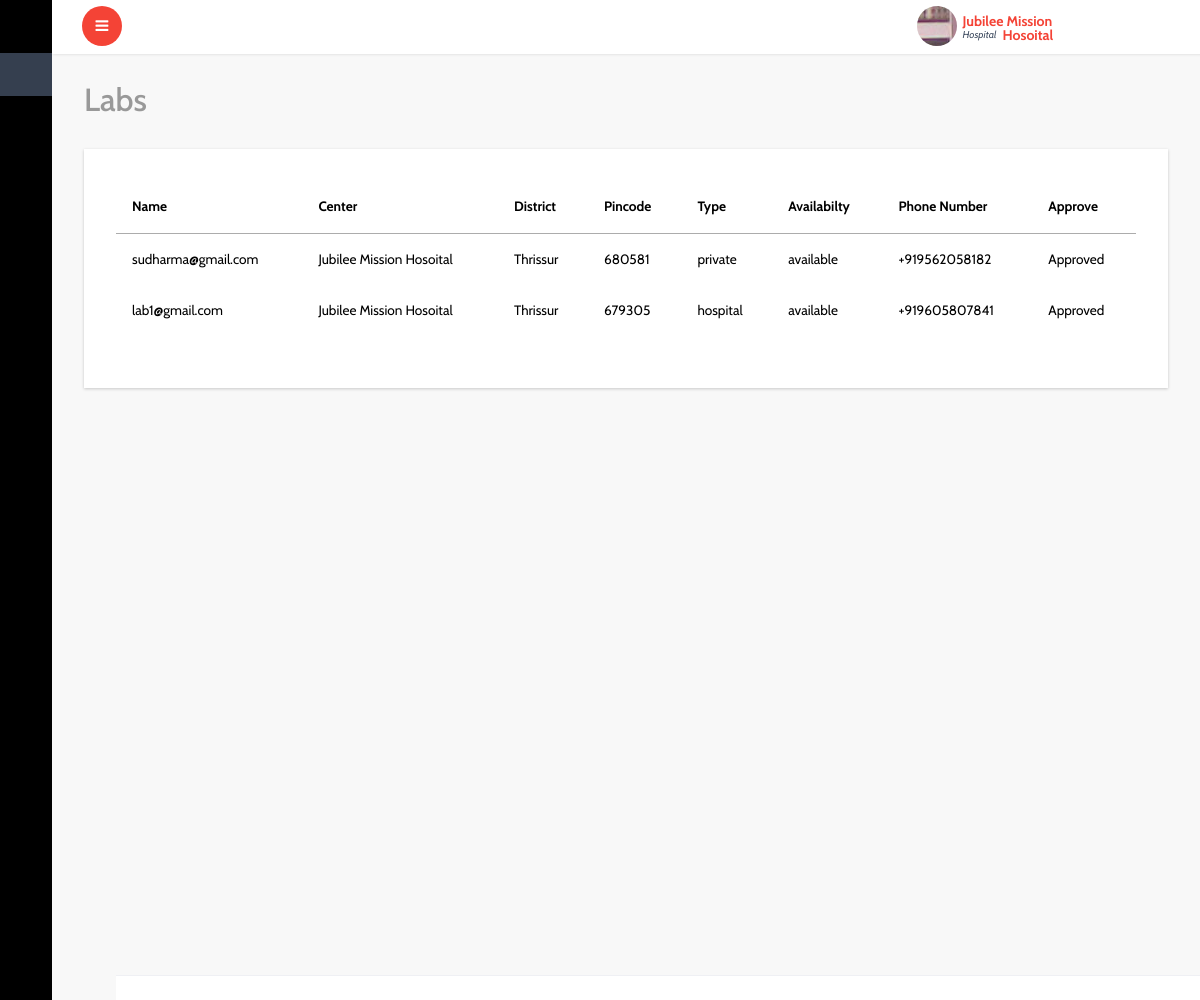
The app's page /view_labs (signed in) with its own data.
### account/models.py (models this page shows)
class Center(models.Model):
    user=models.OneToOneField(User,on_delete=models.CASCADE)
    center_name=models.CharField(max_length=50)
    authority_type=models.CharField(max_length=50,choices=authority_types,default=govermnet)
    center_pincode=models.PositiveIntegerField()
    center_place=models.CharField(max_length=60)
    center_type=models.CharField(max_length=50,choices=ceter_types,)
    center_ideantification_proof=models.FileField(upload_to='center_proof')
    center_phone=PhoneNumberField()
    center_photo=models.ImageField(upload_to='center_photo')
    status_appruval=models.BooleanField(default=False)
    def __str__(self):
        return str(self.center_name)

class Lab(models.Model):
    user=models.OneToOneField(User,on_delete=models.CASCADE,blank=True,null=True)
    lab_name=models.CharField(max_length=50)
    center=models.ForeignKey(Center,on_delete=models.CASCADE,blank=True,null=True)
    loaction=models.CharField(max_length=100,blank=True,null=True)
    lab_district=models.CharField(max_length=40,blank=True,null=True,choices=District_name,default=Thrissur)
    lab_pincode=models.IntegerField()
    lab_type=models.CharField(max_length=30,blank=True,null=True,choices=lab_type)
    lab_certificate=models.FileField(upload_to='lab_certificate')
    lab_avilability=models.CharField(max_length=30,choices=available,default=available)
    phonenumber=PhoneNumberField(blank=True,null=True)
    photo_of_lab=models.ImageField(upload_to='lab_image',default="lab.jpg")
    status_appruval=models.BooleanField(default=False)
    def __str__(self):
        return str(self.center)

### account/views.py (the view)
# urls.py: path('view_labs',views.view_labs,name='view_labs'),
def view_labs(request):
    labs=Lab.objects.filter(center=request.user.center)
    print(labs)
    return render(request,'hospital/view_labs.html',{'labs':labs})

### templates/hospital/view_labs.html
{% extends 'dashboard/index.html' %}
{% block content %}
{% if labs %}
			<div id="page-wrapper">
				<div class="graphs">
					<h3 class="blank1">Labs </h3>
					 <div class="xs tabls">
						<div class="bs-example4" data-example-id="contextual-table">
                            <table class="table">
                                <thead><thead>
                                    <tr>
                                      <th>Name</th>
                                      <th>Center</th>
                                      <th>District</th>
                                      <th>Pincode</th>
                                      <th>Type</th>
                                      <th>Availabilty</th>
                                      <th>Phone Number</th>
                                      <th>Approve</th>
                                    </tr>
                                </thead>
                                <tbody>
                                    {% for l in labs %}
                                    <tr>
                                        <td>{{l.user}}</td>
                                        <td>{{l.center}}</td>
                                       <td>{{l.lab_district}}</td>
                                       <td>{{l.lab_pincode}}</td>
                                       <td>{{l.lab_type}}</td>
                                       <td>{{l.lab_avilability}}</td>
                                       <td>{{l.phonenumber}}</td>
                                       {% if l.status_appruval == True %}
                                       <td>Approved</td>
                                       {% else %}
                                       <td><a href="{% url 'approve_lab' l.id %}">Approve</a></td>
                                       {% endif %}
                                    </tr>
                                    {% endfor %}
                                </tbody>
                                    </table>
                                    {% else %}
                                    <h2>No Labs</h2>
                                    {% endif %}
		{% endblock %}

### templates/dashboard/header.html (shortened to what this page needs)
<html lang="en">
<head>
</head>
<body>
		<div class="main-content">
			<div class="header-section">
			<a class="toggle-btn  menu-collapsed"><i class="fa fa-bars"></i></a>
			<div class="menu-right">
				<div class="user-panel-top">
					<div class="profile_details">
						<ul>
							<li class="dropdown profile_details_drop">
								<a href="#" class="dropdown-toggle" data-toggle="dropdown" aria-expanded="false">
									<div class="profile_img">
										{% if user.is_superuser %}
										<span style="background:url(/static/dashboard/images/1.jpg) no-repeat center"> </span>
										 <div class="user-name">
											<p>{{user.username}}<span>Administrator</span></p>
											{% elif user.center.center_type == 'Hospital' %}
											<span style="background:url({{user.center.center_photo.url}}) no-repeat center"> </span>
										 	<div class="user-name">
											<p>{{user.center.center_name}}<span>Hospital</span></p>
											{% elif user.center.user_type == 'CSLTC' %}
											<span style="background:url({{user.center.center_photo.url}}) no-repeat center"> </span>
										 	<div class="user-name">
											<p>{{user.center.center_name}}<span>CSLTC</span></p>
											{% elif user.center.user_type == 'CFLTC' %}
											<span style="background:url({{user.center.center_photo.url}}) no-repeat center"> </span>
										 	<div class="user-name">
											<p>{{user.center.center_name}}<span>CFLTC</span></p>
											{% elif user.center.user_type == 'Domicile' %}
											<span style="background:url({{user.center.center_photo.url}}) no-repeat center"> </span>
										 	<div class="user-name">
											<p>{{user.center.center_name}}<span>Domicile</span></p>
											{% elif user.lab.lab_type == 'private' %}
											<span style="background:url({{user.lab.photo_of_lab.url}}) no-repeat center"> </span>
										 	<div class="user-name">
											<p>{{user.lab.lab_name}}<span>Lab</span></p>
											{% elif user.lab.lab_type == 'hospital' %}
											<span style="background:url({{user.lab.photo_of_lab.url}}) no-repeat center"> </span>
										 	<div class="user-name">
											<p>{{user.lab.center.center_name}}<span>Lab</span></p>
											{% elif user.home %}
										 	<div class="user-name">
											<p>{{user.home.name}}<span>Home</span></p>
											{% elif user.dmo %}
										 	<div class="user-name">
											<p>{{user.dmo.name}}<span>DMO</span></p>
											{% elif user.doctor %}
											<span style="background:url({{user.doctor.doctor_photo.url}}) no-repeat center"> </span>
										 	<div class="user-name">
											<p>{{user.dmo.name}}<span>Doctor</span></p>
											{% else %}
											<div class="user-name">
											<p>{{user.userregister.name}}<span>User</span></p>
											{% endif %}
										 </div>
										 <i class="lnr lnr-chevron-down"></i>
										<div class="clearfix"></div>
									</div>
								</a>
							</li>
							<div class="clearfix"> </div>
						</ul>
					</div>
					<div class="clearfix"></div>
				</div>
			  </div>
			</div>
</body>
</html>

### records on screen
Lab: user "sudharma@gmail.com", center "Jubilee Mission Hosoital", lab_district "Thrissur", lab_pincode "680581", lab_type "private", lab_avilability "available", phonenumber "+919562058182", status_appruval "Approved"
Lab: user "lab1@gmail.com", center "Jubilee Mission Hosoital", lab_district "Thrissur", lab_pincode "679305", lab_type "hospital", lab_avilability "available", phonenumber "+919605807841", status_appruval "Approved"

### other values on screen
{{ user.center.center_name }} "Jubilee Mission Hosoital"
